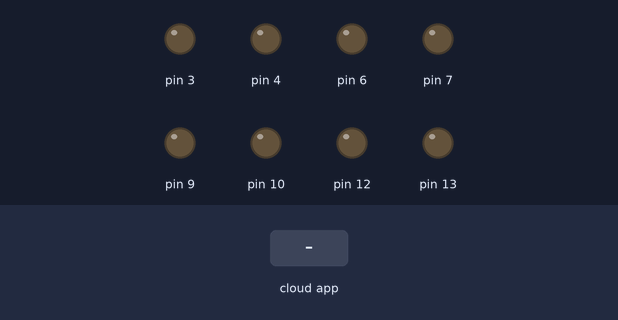
Bench run of a sketch on a simulated Arduino Uno, built with avr-gcc and run on an emulated ATmega328P. Parts: output pins drawn as LEDs (lit = HIGH). Inputs (shaded band) come from the test bench. The ROS host is connected and sends only what is stated.

Above: at 1.2 s.
1.3 s: the phone or cloud app sets angular.z to 100
At 2.0 s:
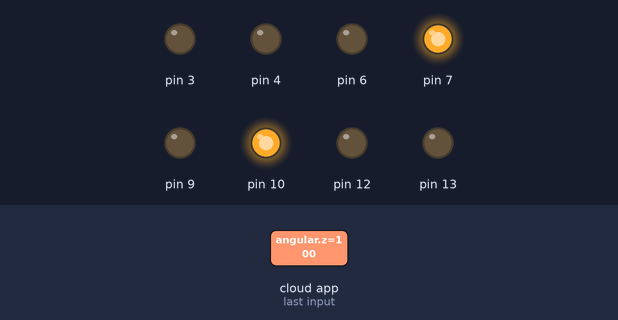
Timing chart, 0 to 4.3 s (numbered marks = the images above; inputs shaded):
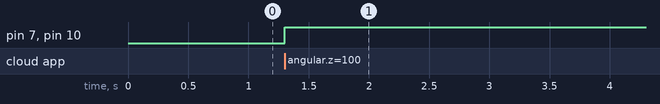

The sketch:

joystick_irc_test2.ino
```cpp
#include <ros.h>
#include <geometry_msgs/Twist.h>

ros::NodeHandle nh;
bool dir1 = 0;
bool dir2 = 0;
bool dir3 = 0;
bool dir4 = 0;
float pwm1 = 0;
float pwm2 = 0;
float pwm3 = 0;
float pwm4 = 0;
void messageCb( const geometry_msgs::Twist& joy_msg) {
  if (joy_msg.angular.z == 1)
  {
    pwm1 = pwm2 = abs(joy_msg.angular.x);
    pwm3 = pwm4 = abs(joy_msg.angular.y);
    if (joy_msg.angular.x >= 0)
    {
      dir1 = 0;
      dir2 = 1;
    }
    else if (joy_msg.angular.x < 0)
    {
      dir1 = 1;
      dir2 = 0;
    }
    if (joy_msg.angular.y >= 0)
    {
      dir3 = 1;
      dir4 = 0;
    }
    else if (joy_msg.angular.y < 0)
    {
      dir3 = 0;
      dir4 = 1;
    }
    analogWrite(12, pwm1);
    analogWrite(9, pwm2);
    analogWrite(6, pwm3);
    analogWrite(3, pwm4);
    digitalWrite(13, dir1);
    digitalWrite(10, dir2);
    digitalWrite(7, dir3);
    digitalWrite(4, dir4);

  }
}
ros::Subscriber<geometry_msgs::Twist> sub("/manipulator", &messageCb );

void setup()
{
  nh.initNode();
  nh.subscribe(sub);
  pinMode(12, OUTPUT);
  pinMode(9, OUTPUT);
  pinMode(6, OUTPUT);
  pinMode(3, OUTPUT);
  pinMode(13, OUTPUT);
  pinMode(10, OUTPUT);
  pinMode(7, OUTPUT);
  pinMode(4, OUTPUT);
}

void loop()
{
  nh.spinOnce();
  delay(1);
}
```

Measured:
- after the input at 1.3 s, pin 7, pin 10: LOW → HIGH at once
